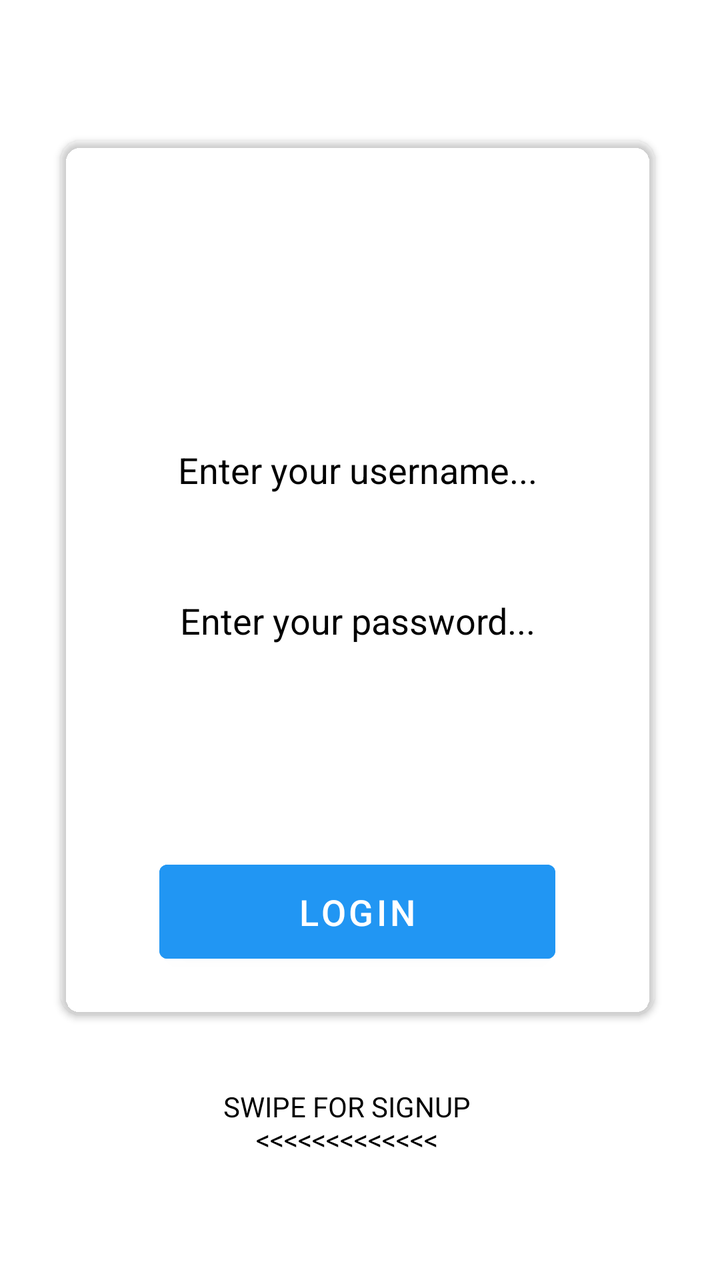
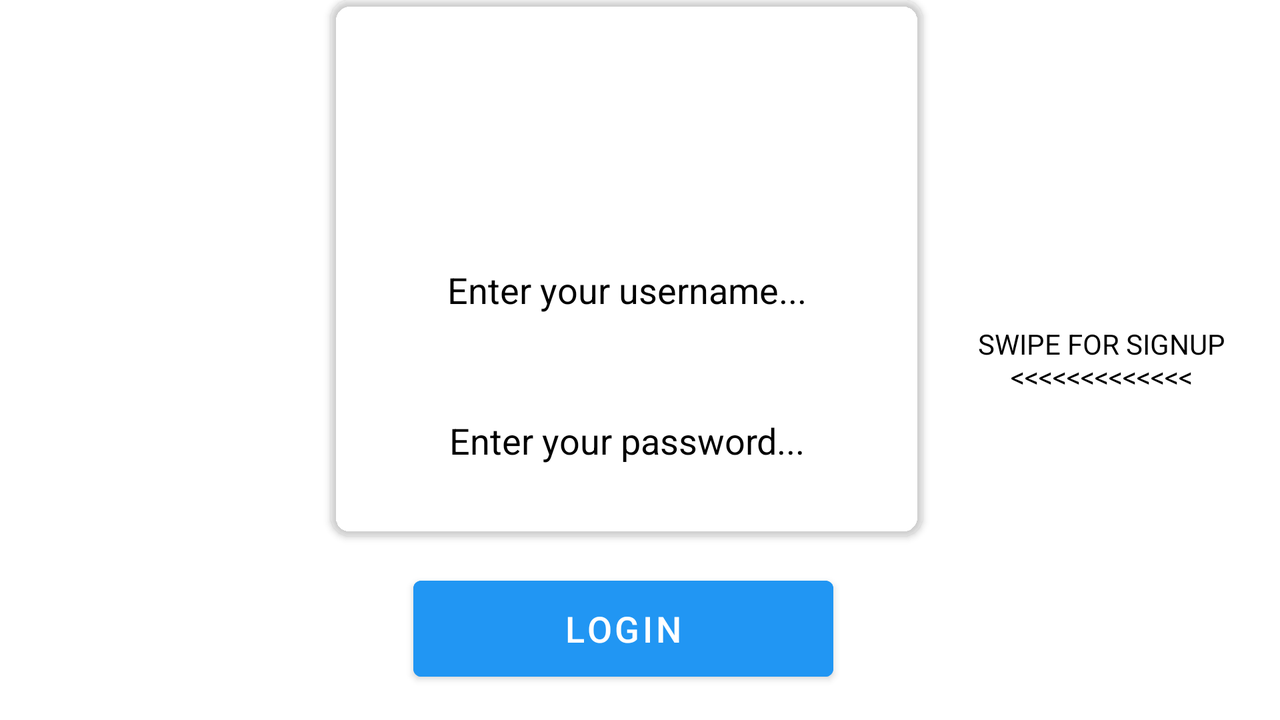

The same Android screen from two of the app's own layout files: first res/layout/ as a phone draws it, then the repository's variant for another configuration, drawn on a device whose configuration selects that folder. Both files follow.
<!-- AndroidManifest.xml: application theme Theme.TodoApp -->
<!-- res/layout/activity_login.xml -->
<?xml version="1.0" encoding="utf-8"?>
<androidx.constraintlayout.widget.ConstraintLayout xmlns:android="http://schemas.android.com/apk/res/android"
    xmlns:app="http://schemas.android.com/apk/res-auto"
    xmlns:tools="http://schemas.android.com/tools"
    android:layout_width="match_parent"
    android:layout_height="match_parent"
    android:background="@drawable/signin"
    tools:context=".LoginActivity">

    <androidx.cardview.widget.CardView
        android:id="@+id/cardView2"
        android:layout_width="297dp"
        android:layout_height="437dp"
        app:cardBackgroundColor="@android:color/transparent"
        app:cardCornerRadius="10dp"
        app:layout_constraintBottom_toBottomOf="parent"
        app:layout_constraintEnd_toEndOf="parent"
        app:layout_constraintHorizontal_bias="0.481"
        app:layout_constraintStart_toStartOf="parent"
        app:layout_constraintTop_toTopOf="parent"
        app:layout_constraintVertical_bias="0.347">

        <LinearLayout
            android:layout_width="match_parent"
            android:layout_height="wrap_content"
            android:orientation="vertical">

            <LinearLayout
                android:layout_width="match_parent"
                android:layout_height="326dp"
                android:orientation="vertical">

                <TextView
                    android:id="@+id/signup_activity_title"
                    android:layout_width="match_parent"
                    android:layout_height="80dp"
                    android:layout_marginTop="20dp"
                    android:layout_marginBottom="30dp"
                    android:gravity="center"
                    android:padding="10dp"
                    android:text="LOG IN"
                    android:textColor="@color/white"
                    android:textSize="30sp"
                    android:textStyle="bold" />

                <EditText
                    android:id="@+id/login_activity_userName"
                    android:layout_width="match_parent"
                    android:layout_height="69dp"
                    android:layout_marginLeft="20dp"
                    android:layout_marginTop="0dp"
                    android:layout_marginRight="20dp"
                    android:layout_marginBottom="10dp"
                    android:background="@drawable/edit_text_border"
                    android:backgroundTint="@color/black"
                    android:ems="10"
                    android:gravity="center_horizontal|center_vertical"
                    android:hint="Enter your username..."
                    android:inputType="textPersonName"
                    android:padding="10dp"
                    android:textColor="@color/black"
                    android:textColorHint="@color/black" />

                <EditText
                    android:id="@+id/login_activity_userPassword"
                    android:layout_width="match_parent"
                    android:layout_height="62dp"
                    android:layout_marginLeft="20dp"
                    android:layout_marginRight="20dp"
                    android:layout_marginBottom="0dp"
                    android:background="@drawable/edit_text_border"
                    android:backgroundTint="#0C0B0B"
                    android:ems="10"
                    android:gravity="center_horizontal|center_vertical"
                    android:hint="Enter your password..."
                    android:inputType="textPassword"
                    android:padding="10dp"
                    android:textColor="@color/black"
                    android:textColorHint="@android:color/black" />

            </LinearLayout>

            <Button
                android:id="@+id/login_activity_login_btn"
                android:layout_width="198dp"
                android:layout_height="59dp"
                android:layout_gravity="center"
                android:layout_marginTop="30dp"
                android:backgroundTint="#2196F3"
                android:gravity="center"
                android:textSize="18sp"
                android:text="@string/login" />
        </LinearLayout>

    </androidx.cardview.widget.CardView>

    <TextView
        android:id="@+id/signup_activity_swipe_btn"
        android:layout_width="403dp"
        android:layout_height="177dp"
        android:layout_marginTop="36dp"
        android:gravity="center"
        android:text="SWIPE FOR SIGNUP\n&lt;&lt;&lt;&lt;&lt;&lt;&lt;&lt;&lt;&lt;&lt;&lt;&lt;"
        android:textColor="@color/black"
        app:layout_constraintBottom_toBottomOf="parent"
        app:layout_constraintEnd_toEndOf="parent"
        app:layout_constraintHorizontal_bias="0.666"
        app:layout_constraintStart_toStartOf="parent"
        app:layout_constraintTop_toBottomOf="@+id/cardView2"
        app:layout_constraintVertical_bias="0.878" />

</androidx.constraintlayout.widget.ConstraintLayout>
<!-- resources referenced by this layout -->
<resources>
  <color name="black">#FF000000</color>
  <color name="white">#FFFFFFFF</color>
  <string name="login">LOGIN</string>
  <style name="Theme.TodoApp" parent="Theme.MaterialComponents.DayNight.NoActionBar">
          
          <item name="colorPrimary">#68caf0</item>
          <item name="popupTheme">@style/ThemeOverlay.AppCompat.Light</item>
          <item name="android:statusBarColor">#2196F3</item>
      </style>
</resources>
<!-- res/layout-land/activity_login.xml (the repository's variant of the layout above) -->
<!-- drawn on the phone turned sideways -->
<?xml version="1.0" encoding="utf-8"?>
<androidx.constraintlayout.widget.ConstraintLayout xmlns:android="http://schemas.android.com/apk/res/android"
    xmlns:app="http://schemas.android.com/apk/res-auto"
    xmlns:tools="http://schemas.android.com/tools"
    android:layout_width="match_parent"
    android:layout_height="match_parent"
    android:background="@drawable/signin"
    tools:context=".LoginActivity">

    <androidx.cardview.widget.CardView
        android:id="@+id/cardView2"
        android:layout_width="296dp"
        android:layout_height="268dp"
        app:cardBackgroundColor="@android:color/transparent"
        app:cardCornerRadius="10dp"
        app:layout_constraintEnd_toEndOf="parent"
        app:layout_constraintHorizontal_bias="0.481"
        app:layout_constraintStart_toStartOf="parent"
        app:layout_constraintTop_toTopOf="parent">


        <LinearLayout
            android:layout_width="match_parent"
            android:layout_height="269dp"
            android:orientation="vertical">

            <TextView
                android:id="@+id/signup_activity_title"
                android:layout_width="match_parent"
                android:layout_height="wrap_content"
                android:layout_marginTop="20dp"
                android:layout_marginBottom="30dp"
                android:gravity="center"
                android:padding="10dp"
                android:text="LOG IN"
                android:textColor="@color/white"
                android:textSize="30sp"
                android:textStyle="bold" />

            <EditText
                android:id="@+id/login_activity_userName"
                android:layout_width="match_parent"
                android:layout_height="69dp"
                android:layout_marginLeft="20dp"
                android:layout_marginTop="0dp"
                android:layout_marginRight="20dp"
                android:layout_marginBottom="10dp"
                android:background="@drawable/edit_text_border"
                android:backgroundTint="@color/black"
                android:ems="10"
                android:gravity="center_horizontal|center_vertical"
                android:hint="Enter your username..."
                android:inputType="textPersonName"
                android:padding="10dp"
                android:textColor="@color/black"
                android:textColorHint="@color/black" />

            <EditText
                android:id="@+id/login_activity_userPassword"
                android:layout_width="match_parent"
                android:layout_height="62dp"
                android:layout_marginLeft="20dp"
                android:layout_marginRight="20dp"
                android:layout_marginBottom="0dp"
                android:background="@drawable/edit_text_border"
                android:backgroundTint="#0C0B0B"
                android:ems="10"
                android:gravity="center_horizontal|center_vertical"
                android:hint="Enter your password..."
                android:inputType="textPassword"
                android:padding="10dp"
                android:textColor="@color/black"
                android:textColorHint="@android:color/black" />

        </LinearLayout>

    </androidx.cardview.widget.CardView>














    <TextView
        android:id="@+id/signup_activity_swipe_btn"
        android:layout_width="0dp"
        android:layout_height="0dp"
        android:gravity="center"
        android:text="SWIPE FOR SIGNUP\n&lt;&lt;&lt;&lt;&lt;&lt;&lt;&lt;&lt;&lt;&lt;&lt;&lt;"
        android:textColor="@color/black"
        app:layout_constraintBottom_toBottomOf="parent"
        app:layout_constraintEnd_toEndOf="parent"
        app:layout_constraintStart_toEndOf="@+id/cardView2"
        app:layout_constraintTop_toTopOf="parent"
        app:layout_constraintVertical_bias="0.306" />

    <Button
        android:id="@+id/login_activity_login_btn"
        android:layout_width="210dp"
        android:layout_height="60dp"
        android:layout_gravity="center"
        android:backgroundTint="#2196F3"
        android:gravity="center"
        android:text="@string/login"
        android:textSize="18sp"
        app:layout_constraintBottom_toBottomOf="parent"
        app:layout_constraintEnd_toEndOf="parent"
        app:layout_constraintHorizontal_bias="0.481"
        app:layout_constraintStart_toStartOf="parent"
        app:layout_constraintTop_toBottomOf="@+id/cardView2"
        app:layout_constraintVertical_bias="0.506" />

</androidx.constraintlayout.widget.ConstraintLayout>
